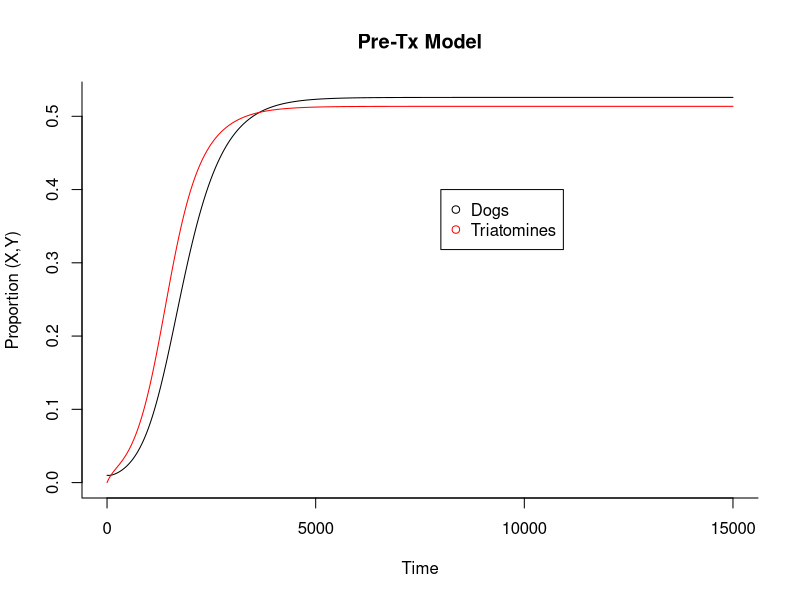
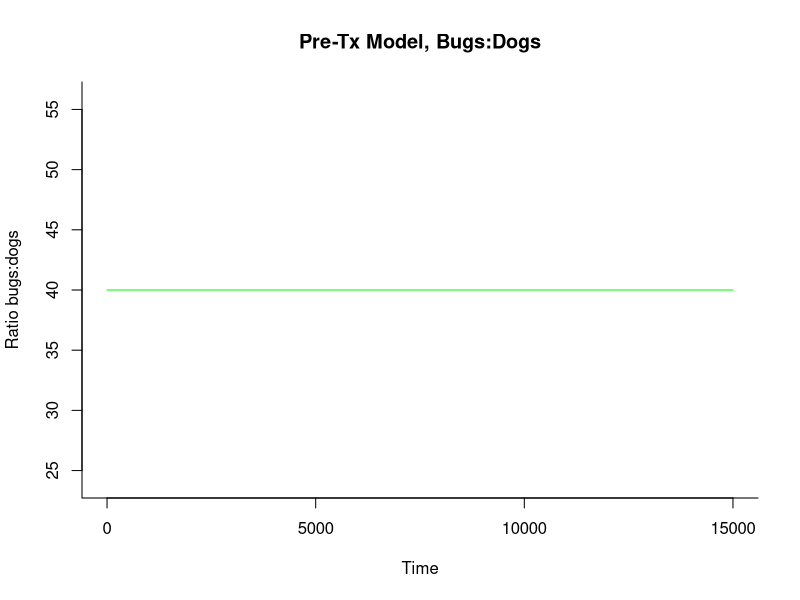
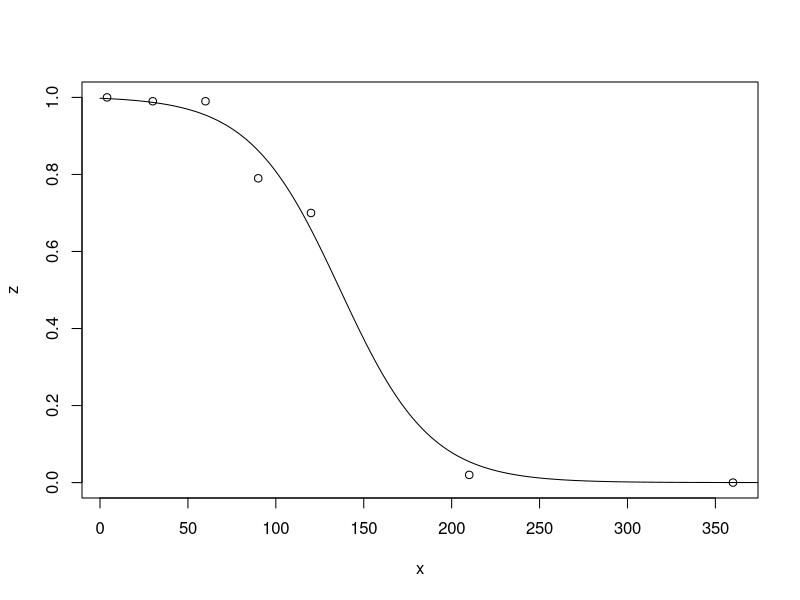
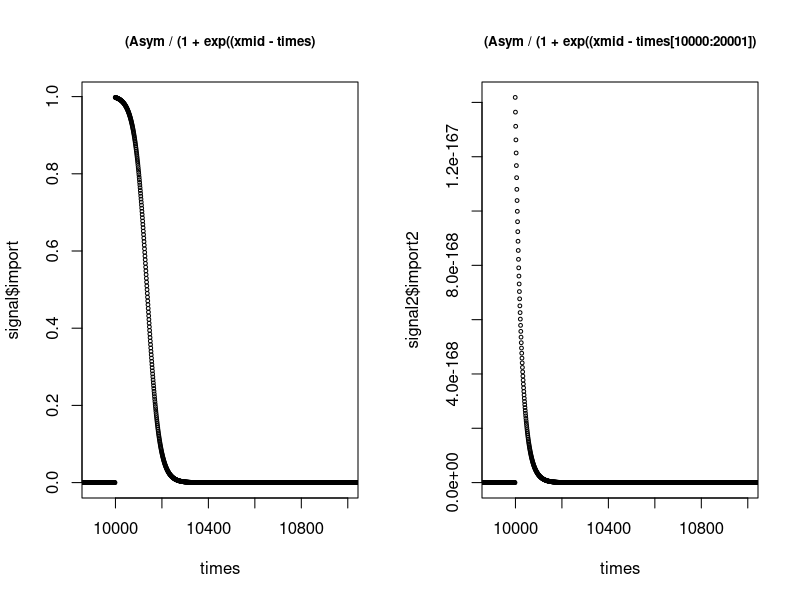
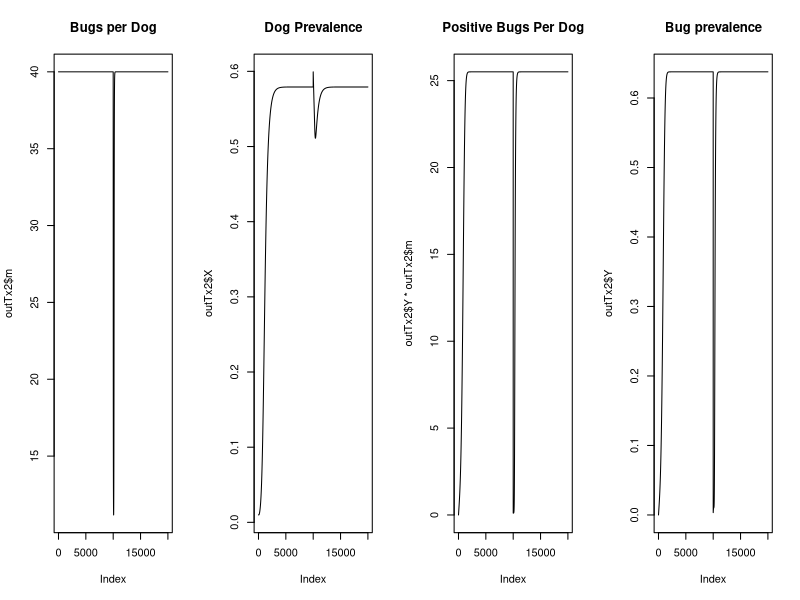

The R source for these figures, in order:
#install.packages("deSolve")
#install.packages("shiny")




library(deSolve)

#======================================================================
#  I. Model One: Bugs and Dogs transmission dynamics pre-fluralaner tx:
#       - jr added in dm to see how model 2 would look prior to treatment and determine when X and Y reach equilibrium
#       - X doesn't reach equilibrium until after 10000 days
#======================================================================


#=============================================
# Transmission dynamics for dogs and bugs pre-fluralaner tx
#     Parameters
#
#		Y is the proportion of triatomines infected 
#		X is the proportion of dogs infected 
#		a is expected number of bites on dogs per triatomine (1/14)
#		m is equilibrium triatomine density per dog
#		n is length of incubation period in insects (45), 
#		b is the transmission efficiency from infectious triatomines to susceptible dog, through biting (0.00068)
#		c is the probability of infection of an uninfected triatomine by biting an infectious dog (0.49, or 0.28- halfed to account for cyclic parasitemia)
#   r is daily force of infected dog mortality 1/(365*3)=0.0009
#   g is the daily probability of bug mortality

#=============================================

RM <- function(time, state, parameters) 
{
  with(
    as.list(c(state, parameters)), 
    {
      dX <- m*a*b*Y*(1-X)-r*X   
      dY <- a*c*X*(exp(-g*n)-Y)-(g*Y)
      dm <- (R*(1-m/K)*m )
      return(list(c(dX, dY, dm)))
    }
  )
}

#=============================================
#  Run the model
#=============================================

init <- c(X = 0.01, Y = 0, m= 40)
parameters <- c(a=1/14, b=0.00068, m=40, n=45, g=0.005, c=0.24, r=0.0009, K = 40, R= 0.09)
times <- seq(0, 15000, by = 1)
out <- as.data.frame(ode(y = init, times = times, func = RM, parms = parameters))
RESULTS<-data.frame(out$X,out$Y)
RESULTSm <-data.frame(out$m)



#=============================================
#  Plot results
#=============================================

#========Proportion dogs and bugs infected===
matplot(times, RESULTS, type = "l", xlab = "Time", ylab = "Proportion (X,Y)", main = "Pre-Tx Model", lwd = 1, lty = 1, bty = "l", col = c("black","red"))
legend(8000, .4, c("Dogs", "Triatomines"), pch = 1, col = c("black","red"))

#========Ratio of bugs:dogs===
matplot(times, RESULTSm, type = "l", xlab = "Time", ylab = "Ratio bugs:dogs", main = "Pre-Tx Model, Bugs:Dogs", lwd = 1, lty = 1, bty = "l", col = "green")
legend(8000, .4, c("Bugs:Dogs"), pch = 1, col = c("green"))


#==========================================================================
#  II. Model Two: Bugs and Dogs transmission dynamics after fluralaner tx
#==========================================================================



#=============================================
#   estimate parameter z, percent of bugs that die after feeding on treated dogs, from data in Laino et al. 2019 https://www.ncbi.nlm.nih.gov/pubmed/30981313
#	 	x = days post fluralaner treatment
#		y = percentage of bugs that died after feeding on treated dogs (5th stage pyrethroid resistant instars) NOT USED
#		z = percentage of bugs that died after feeding on treated dogs (5th stage suceptible instars) USED 
#   For x, y, and z, tried to implement the treatment after 365 days
#=============================================


#Initial vectors for days post treatment, % killed
x <- c(4, 30, 60, 90, 120, 210, 360) #days post treatment
y <- c(0.99, 1.0, 1.0, 0.47, 0.49, 0, 0)  #% killed
z <- c(1.0, 0.99, 0.99, 0.79, 0.7, 0.02, 0) #% killed



plot(z ~ x)


#=============================================
#  fit data with logistic curve
#       -using % dead 5th stage suceptible bugs against days post fluralaner tx
# 		-fit2 stores fitted values
#		-plot to check fit
#		-extract fit values using equation y = Asym / (1 + exp((xmid - input) / scal))
#=============================================
fit2 <- nls(z ~ SSlogis(x, Asym, xmid, scal), data = data.frame(x, z))
summary(fit2)

lines(seq(0, 400, length.out = 400),
      predict(fit2, newdata = data.frame(x = seq(0.5, 400, length.out = 400))))

Asym<-summary(fit2)$parameters[1,1]
xmid<-summary(fit2)$parameters[2,1]
scal<-summary(fit2)$parameters[3,1]


#=============================================
#     Parameters
#
#		Y - the proportion of triatomines infected 
#		X - the proportion of dogs infected 
#		a is expected number of bites on dogs per triatomine (1/14)
#		m is equilibrium triatomine density per dog
#		n is length of incubation period in insects (45), 
#		g is the daily force of triatomine mortality, mzl at K, the carrying capacity  
#		b is the transmission efficiency from infectious triatomines to susceptible dog, through biting (0.00068)
#		c is the probability of infection of an uninfected triatomine by biting an infectious dog
#   k is the probabilty of tranmission through oral ingestion of vectors (0.1)
#   r is daily force of infected dog mortality:   1.38/1460= 0.0009
#   p is probability dog eats the bug (to be varied)
#   R is maximum birthrate (estimate from T. brasiliensis)
#   K is carrying capacity of vectors per dog
#=============================================


#=============================================
#   force the time dependent covariate 
#       z is the probability of death from Fluralaner per bite
#       Trying to assign the treatment to start at 10000 days 
#       jr added vector "time" to be used in the signal$import
#       test both dataframes to implement treatment at 10000 days 
#           signal: 
#=============================================

#create two time vectors
times <- seq(0, 20000, by = 1)
time <- seq(0, 10001, by=1)


#Create two empty dataframes to test the codes to implement treatment at 10000 days
signal <- data.frame(times = times, import = rep(0, length(times)))
signal2 <- data.frame(times = times, import2 = rep(0, length(times)))


#two different codes to test treatment implementation at 10000 days
signal2$import2[c(10000:20001)] = (Asym / (1 + exp((xmid - times[10000:20001]) / scal)))  
signal$import[c(10000:20001)] = (Asym / (1 + exp((xmid - time) / scal)))  


#Graph the two codes for signal import.
par(mfrow=c(1,2))

(plot(times,signal$import, xlim = c(9900, 11000),
     main="(Asym / (1 + exp((xmid - times)", cex.main=0.8, cex=0.5))

(plot(times,signal2$import2, xlim = c(9900, 11000),
      main="(Asym / (1 + exp((xmid - times[10000:20001])", cex.main=0.8, cex=0.5))




input <- approxfun(signal, rule = 2)


#=============================================
#   model importing z from the above
#.    -added density dependent mortality g*(1-m/K) for bugs
#     -Code without density dependent death rate and birthrate for dogs 
#         
#=============================================

RMTx2 <- function(times, stateTx2, parametersTx2)   
{
  with(
    as.list(c(stateTx2, parametersTx2)), 
    {
      z <- input(times)
      dX <- ((m*a*b*Y)+(p*k*(a*m*z*Y)))*(1-X)-r*X #jr added density dependent mortality   #dx: change in proportion of infected dogs.  Vectorial transmission is the first term (m*a*b*Y), oral transmission the second (k*q*Y)
      dY <- a*c*X*(exp(-g*n)-Y)-((g*(1-m/K)*Y)+(m*a*z*Y)) #dx: change in proportion of infected bugs.  mzl added density dependent mortality
      dm <- ((R*(1-m/K)*m )+(-m*a*z)) #where the ratio of bugs: dog decreases by (-maz) and increases by logistic growth for bug population (R*(1-m/K)*m )
      return(list(c(dX, dY, dm)))
    }
  )
}

#=============================================
#  Run the model
#   -proportion of infected dogs (X) and bugs (Y) are taken from the proportions at the equilibrium of the model pre-treatment
#   -in 
#=============================================

initTx2 <- c(X = 0.01, Y= 0, m=40) 
parametersTx2 <- c(a=1/14, b=0.00068, n=45, g=0.01, c=0.28, k=.10, r= 0.0009, p=0.8, K=40, R= 0.09)
outTx2 <- as.data.frame(ode(y = initTx2, times = times, func = RMTx2, parms = parametersTx2))
#times <- seq(0, 10000, by = 1)
#timesTx2 <- seq(0, 10000, by = 1)


#=============================================
#   Plot Results
#   m     Bugs per Dog
#   X     Dog Prevalence
#   Y*m   Positive Bugs Per Dog
#   Y     Bug Prevalence
#=============================================
par(mfrow=c(1,4))
plot(outTx2$m, type='l',main='Bugs per Dog')
plot(outTx2$X, type='l', main= 'Dog Prevalence')
plot(outTx2$Y*outTx2$m, type='l', main = 'Positive Bugs Per Dog')
plot(outTx2$Y, type='l', main = 'Bug prevalence')
